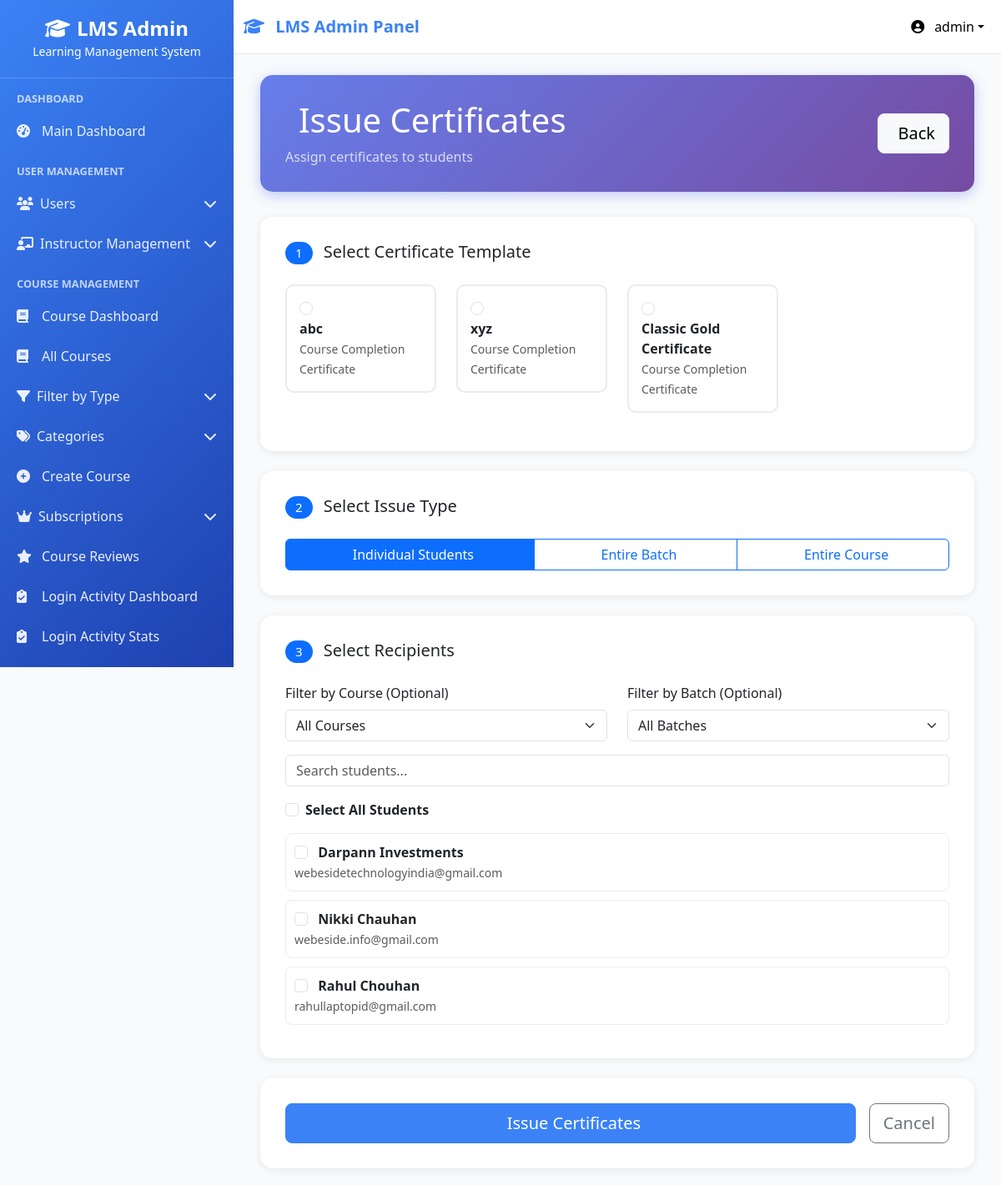
Page /certificates/admin/issue/ (signed in) on the committed database.
### userss/models.py (models this page shows, shortened)
class CustomUser(AbstractUser):
    ROLE_CHOICES = (
    ("superadmin", "Super Admin"),
    ("instructor", "Instructor"),
    ("student", "Student"),
    ("webinar_user", "Webinar User"),  # Add this line
)
    role = models.CharField(max_length=20, choices=ROLE_CHOICES, default="student")
    phone_number = models.CharField(max_length=15, blank=True, null=True)
    profile_picture = models.ImageField(
        upload_to="profile_pics/", blank=True, null=True
    )
    bio = models.TextField(max_length=500, blank=True)
    date_of_birth = models.DateField(blank=True, null=True)
    address = models.TextField(max_length=200, blank=True)
    created_by = models.ForeignKey(
        "self",
        on_delete=models.SET_NULL,
        null=True,
        blank=True,
        related_name="created_users",
    )
    updated_at = models.DateTimeField(auto_now=True)
    def get_full_name(self):
        return f"{self.first_name} {self.last_name}".strip()
    class Meta:
        ordering = ["-date_joined"]
        verbose_name = "User"
        verbose_name_plural = "Users"

### certificates/models.py (models this page shows, shortened)
class CertificateTemplate(models.Model):
    ORIENTATION_CHOICES = [
        ('landscape', 'Landscape'),
        ('portrait', 'Portrait'),
    ]
    name = models.CharField(max_length=200)
    certificate_type = models.ForeignKey(CertificateType, on_delete=models.CASCADE, related_name='templates')
    template_file = models.FileField(
        upload_to='certificate_templates/',
        validators=[FileExtensionValidator(['html', 'pdf'])],
        help_text="Upload HTML template"
    )
    thumbnail = models.ImageField(upload_to='certificate_thumbnails/', blank=True, null=True)
    orientation = models.CharField(max_length=20, choices=ORIENTATION_CHOICES, default='landscape')
    width = models.IntegerField(default=297)  # mm (A4 landscape)
    height = models.IntegerField(default=210)  # mm
    html_content = models.TextField(help_text="HTML template with placeholders")
    css_content = models.TextField(blank=True, help_text="CSS styling")
    available_placeholders = models.JSONField(
        default=dict,
        help_text="Available template variables like {student_name}, {course_name}"
    )
    is_active = models.BooleanField(default=True)
    is_default = models.BooleanField(default=False)
    created_at = models.DateTimeField(auto_now_add=True)
    updated_at = models.DateTimeField(auto_now=True)
    created_by = models.ForeignKey(User, on_delete=models.SET_NULL, null=True)
    class Meta:
        ordering = ['-created_at']

class CertificateType(models.Model):
    TYPE_CHOICES = [
        ('completion', 'Course Completion'),
        ('achievement', 'Achievement'),
        ('participation', 'Participation'),
        ('excellence', 'Excellence'),
        ('custom', 'Custom'),
    ]
    name = models.CharField(max_length=200)
    type_code = models.CharField(max_length=50, choices=TYPE_CHOICES, default='completion')
    description = models.TextField(blank=True)
    is_active = models.BooleanField(default=True)
    created_at = models.DateTimeField(auto_now_add=True)
    created_by = models.ForeignKey(User, on_delete=models.SET_NULL, null=True)
    class Meta:
        ordering = ['name']

### certificates/views.py (the view, shortened to what this page needs)
# urls.py: path('admin/issue/', views.admin_issue_certificate, name='admin_issue'),
@login_required
def admin_issue_certificate(request):
    if request.user.role != 'superadmin':
        return redirect('user_login')
    templates = CertificateTemplate.objects.filter(is_active=True)
    students = User.objects.filter(role='student', is_active=True).order_by('first_name', 'last_name')
    batches = Batch.objects.filter(is_active=True).select_related('course').order_by('-created_at')
    courses = Course.objects.filter(is_active=True).order_by('title')
    context = {
        'templates': templates,
        'students': students,
        'batches': batches,
        'courses': courses,
    }
    return render(request, 'admin/issue_certificate.html', context)

### certificates/templates/admin/issue_certificate.html (shortened to what this page needs)
{% extends 'base.html' %}
{% load static %}
{% block content %}
<div class="container-fluid">
    <div class="page-header">
        <div class="d-flex justify-content-between align-items-center">
            <div>
                <h1 class="mb-2">
                    Issue Certificates
                </h1>
                <p class="mb-0 opacity-75">Assign certificates to students</p>
            </div>
            <div>
                <a href="{% url 'certificates:admin_dashboard' %}" class="btn btn-light btn-lg">
                    Back
                </a>
            </div>
        </div>
    </div>
    <form method="post" id="issueCertForm">
        <div class="row">
            <div class="col-lg-12 mb-4">
                <div class="form-card">
                    <h5 class="mb-4">
                        <span class="badge bg-primary me-2">1</span>
                        Select Certificate Template
                    </h5>
                    <div class="row" id="templatesList">
                        {% for template in templates %}
                        <div class="col-md-3 mb-3">
                            <label class="template-select-card" onclick="selectTemplate({{ template.id }})">
                                <input type="radio" name="template_id" value="{{ template.id }}"
                                       class="form-check-input me-2" required>
                                <div>
                                    <div class="fw-bold">{{ template.name }}</div>
                                    <small class="text-muted">{{ template.certificate_type.name }}</small>
                                </div>
                            </label>
                        </div>
                        {% endfor %}
                    </div>
                </div>
            </div>
            <div class="col-lg-12 mb-4">
                <div class="form-card">
                    <h5 class="mb-4">
                        <span class="badge bg-primary me-2">2</span>
                        Select Issue Type
                    </h5>
                    <div class="btn-group w-100" role="group">
                        <label class="btn btn-outline-primary" for="typeIndividual">
                            Individual Students
                        </label>
                        <label class="btn btn-outline-primary" for="typeBatch">
                            Entire Batch
                        </label>
                        <label class="btn btn-outline-primary" for="typeCourse">
                            Entire Course
                        </label>
                    </div>
                </div>
            </div>
            <div class="col-lg-12 mb-4">
                <div class="form-card">
                    <h5 class="mb-4">
                        <span class="badge bg-primary me-2">3</span>
                        Select Recipients
                    </h5>
                    <div id="individualSection" class="recipient-section">
                        <div class="row mb-3">
                            <div class="col-md-6">
                                <label class="form-label">Filter by Course (Optional)</label>
                                <select class="form-select" name="course_id" id="courseFilter">
                                    <option value="">All Courses</option>
                                </select>
                            </div>
                            <div class="col-md-6">
                                <label class="form-label">Filter by Batch (Optional)</label>
                                <select class="form-select" name="batch_id" id="batchFilter">
                                    <option value="">All Batches</option>
                                </select>
                            </div>
                        </div>
                        <div class="mb-3">
                            <input type="text" class="form-control" placeholder="Search students..."
                                   id="studentSearch" onkeyup="filterStudents()">
                        </div>
                        <div class="form-check mb-3">
                            <input class="form-check-input" type="checkbox" id="selectAllStudents"
                                   onclick="toggleAllStudents()">
                            <label class="form-check-label" for="selectAllStudents">
                                <strong>Select All Students</strong>
                            </label>
                        </div>
                        <div style="max-height: 400px; overflow-y: auto;">
                            {% for student in students %}
                            <div class="student-item">
                                <input type="checkbox" class="form-check-input me-2"
                                       name="selected_students" value="{{ student.id }}">
                                <strong>{{ student.get_full_name|default:student.username }}</strong>
                                <br>
                                <small class="text-muted">{{ student.email }}</small>
                            </div>
                            {% endfor %}
                        </div>
                    </div>
                </div>
            </div>
            <div class="col-lg-12">
                <div class="form-card">
                    <div class="d-flex gap-3">
                        <button type="submit" class="btn btn-primary btn-lg flex-fill">
                            Issue Certificates
                        </button>
                        <a href="{% url 'certificates:admin_dashboard' %}" class="btn btn-outline-secondary btn-lg">
                            Cancel
                        </a>
                    </div>
                </div>
            </div>
        </div>
    </form>
</div>
{% endblock %}

### userss/templates/base.html (shortened to what this page needs)
<!DOCTYPE html>
<html lang="en">
<head>
    <link href="https://cdnjs.cloudflare.com/ajax/libs/bootstrap/5.3.0/css/bootstrap.min.css" rel="stylesheet">
    <link href="https://cdnjs.cloudflare.com/ajax/libs/font-awesome/6.4.0/css/all.min.css" rel="stylesheet">
</head>
<body>
    <nav class="navbar navbar-expand-lg navbar-light">
        <div class="container-fluid">
            <a class="navbar-brand" href="{% url 'admin_dashboard' %}">
                <i class="fas fa-graduation-cap me-2"></i>
                LMS Admin Panel
            </a>
            <div class="navbar-nav ms-auto">
                <div class="nav-item dropdown">
                    <a class="nav-link dropdown-toggle" href="#" role="button" data-bs-toggle="dropdown"
                        style="color: black !important;">
                        <i class="fas fa-user-circle me-2"></i>
                        {{ user.username|default:"Admin" }}
                    </a>
                </div>
            </div>
        </div>
    </nav>
    <div class="sidebar" id="sidebar">
        <div class="sidebar-header">
            <h4><i class="fas fa-graduation-cap me-2"></i>LMS Admin</h4>
            <small>Learning Management System</small>
        </div>
        <div class="sidebar-content">
            <div class="nav-section">Dashboard</div>
            <a class="nav-link {% if request.resolver_match.url_name == 'admin_dashboard' %}active{% endif %}"
                href="{% url 'admin_dashboard' %}">
                <i class="fas fa-tachometer-alt"></i>
                Main Dashboard
            </a>
            <div class="nav-section">User Management</div>
            <div class="submenu" data-submenu="users">
                <div class="submenu-toggle">
                    <span><i class="fas fa-users me-2"></i>Users</span>
                    <i class="fas fa-chevron-down"></i>
                </div>
            </div>
            <div class="submenu" data-submenu="instructor-management">
                <div class="submenu-toggle">
                    <span><i class="fas fa-chalkboard-teacher me-2"></i>Instructor Management</span>
                    <i class="fas fa-chevron-down"></i>
                </div>
            </div>
            <div class="nav-section">Course Management</div>
            <a class="nav-link {% if 'course_dashboard' in request.resolver_match.url_name %}active{% endif %}"
                href="{% url 'courses:course_dashboard' %}">
                <i class="fas fa-book"></i>
                Course Dashboard
            </a>
            <a class="nav-link {% if 'manage_courses' in request.resolver_match.url_name %}active{% endif %}"
                href="{% url 'courses:manage_courses' %}">
                <i class="fas fa-book"></i>
                All Courses
            </a>
            <div class="submenu" data-submenu="course-types">
                <div class="submenu-toggle">
                    <span><i class="fas fa-filter me-2"></i>Filter by Type</span>
                    <i class="fas fa-chevron-down"></i>
                </div>
            </div>
            <div class="submenu" data-submenu="categories">
                <div class="submenu-toggle">
                    <span><i class="fas fa-tags me-2"></i>Categories</span>
                    <i class="fas fa-chevron-down"></i>
                </div>
            </div>
            <a class="nav-link {% if 'create_course' in request.resolver_match.url_name %}active{% endif %}"
                href="{% url 'courses:create_course' %}">
                <i class="fas fa-plus-circle"></i>
                Create Course
            </a>
            {% if request.user.role == 'superadmin' %}
            <div class="submenu" data-submenu="subscriptions">
                <div class="submenu-toggle">
                    <span><i class="fas fa-crown me-2"></i>Subscriptions</span>
                    <i class="fas fa-chevron-down"></i>
                </div>
            </div>
            {% endif %}
            {% if request.user.role in 'superadmin,instructor' %}
            <a class="nav-link {% if 'course_reviews' in request.resolver_match.url_name %}active{% endif %}"
                href="{% url 'courses:course_reviews' %}">
                <i class="fas fa-star"></i>
                Course Reviews
            </a>
            {% endif %}
            {% if request.user.role == 'superadmin' %}
            <a class="nav-link {% if 'attendance_dashboard' in request.resolver_match.url_name %}active{% endif %}"
                href="{% url 'courses:attendance_dashboard' %}">
                <i class="fas fa-clipboard-check"></i>
                Login Activity Dashboard
            </a>
            <a class="nav-link {% if 'attendance_status' in request.resolver_match.url_name %}active{% endif %}"
                href="{% url 'courses:attendance_status' %}">
                <i class="fas fa-clipboard-check"></i>
                Login Activity Stats
            </a>
            {% endif %}
            <div class="submenu" data-submenu="batches">
                <div class="submenu-toggle">
                </div>
            </div>
        </div>
    </div>
    <div class="main-content">
        {% block content %}
        {% endblock %}
    </div>
</body>
</html>

### rows in the picture
CustomUser: username "admin"
CertificateTemplate: name "abc", certificate_type.name "Course Completion Certificate"
CertificateTemplate: name "xyz", certificate_type.name "Course Completion Certificate"
CertificateTemplate: name "Classic Gold Certificate", certificate_type.name "Course Completion Certificate"
CustomUser: get_full_name "Darpann Investments", email "webesidetechnologyindia@gmail.com"
CustomUser: get_full_name "Nikki Chauhan", email "webeside.info@gmail.com"
CustomUser: get_full_name "Rahul Chouhan", email "rahullaptopid@gmail.com"
